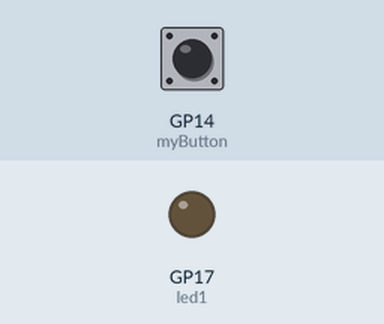
Recording of a program running on a simulated Raspberry Pi Pico running MicroPython. Shown: output pins drawn as LEDs (lit = HIGH). The test bench sets the inputs (shaded band); at power-on: GP14 (myButton) HIGH.

Above: at 1.2 s.
1.3 s: GP14 (myButton) pulled LOW for 0.15 s
At 2.5 s:
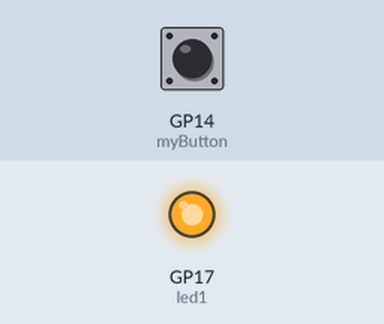
2.9 s: GP14 (myButton) pulled LOW for 1 s
At 3.9 s:
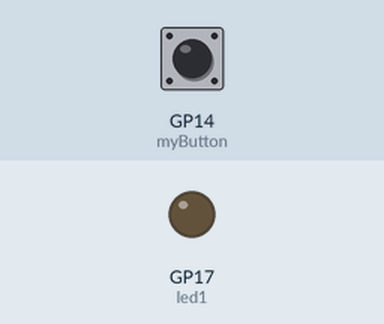
5.4 s: GP14 (myButton) pulled LOW for 3.2 s
At 5.9 s:
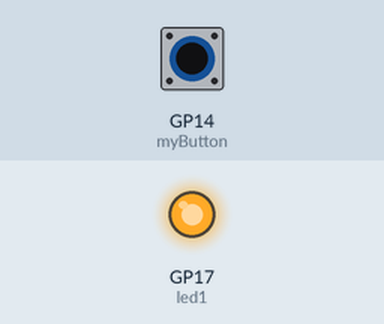
Timing chart, 0 to 8.4 s (numbered marks = the images above; inputs shaded):
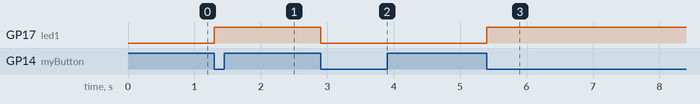

The program:

main.py
```python
from machine import Pin
from time import sleep

buttonPin = 14
led1=Pin(17, Pin.OUT)

myButton = Pin(buttonPin, Pin.IN, Pin.PULL_UP) # From where, in or out, what action


ledState = 0
led1.value(ledState)
lastButtonState = myButton.value()


# Pressed should read 1, when not 0
while True:
    buttonState = myButton.value() # reads whethe rthe button is pressed or not

    if lastButtonState == 1 and buttonState == 0: # if button was not pressed and now it is
        ledState = not ledState # Whetever is now change to the the another
        led1.value(ledState)
        sleep(.1)

    lastButtonState = buttonState
    sleep(.1)

# 330 resistor
# on off switch 
```

Measured:
- after the input at 1.3 s, GP17 (led1): LOW → HIGH at once
- after the input at 2.9 s, GP17 (led1): HIGH → LOW at once
- after the input at 5.4 s, GP17 (led1): LOW → HIGH at once
